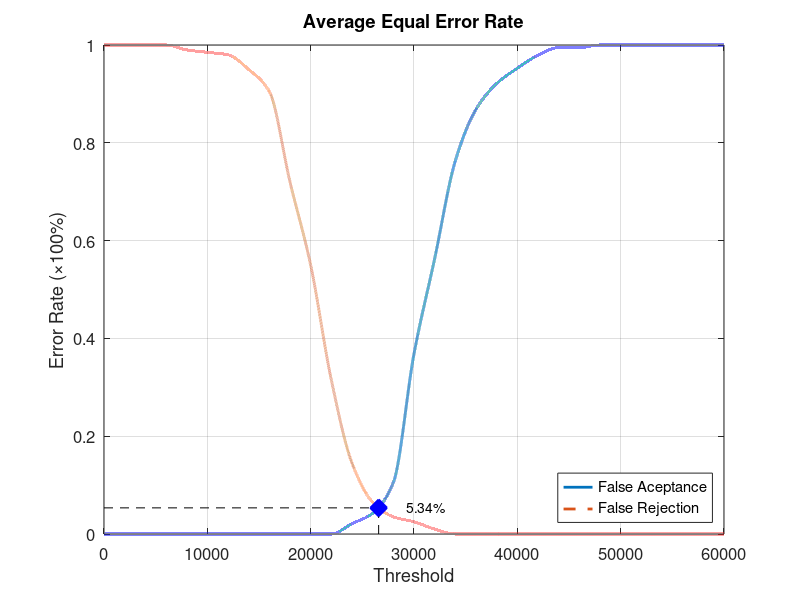
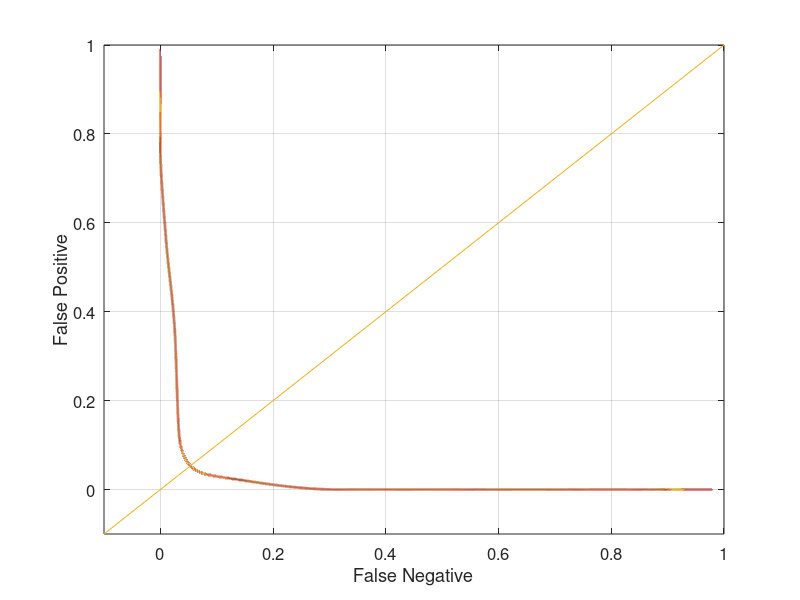

Source code (MATLAB) for these figures, in order:
function yEER = Database3_4
close all;
clear;
clc;
x = 0:2000:60000;
xq = 0:0.5:60000;

y0 = [0 0 0 0 0 0 0 0 0 0 0 0 0.0210526 0.0421053 0.105263 0.368421 0.563158 0.763158 0.868421 0.921053 0.952632 0.978947 0.994737 0.994737 1 1 1 1 1 1 1];
yy0 = interp1(x, y0, xq, 'pchip');
y1 = [1 1 1 1 0.99 0.985 0.98 0.95 0.905 0.72 0.55 0.315 0.145 0.065 0.035 0.025 0.01 0 0 0 0 0 0 0 0 0 0 0 0 0 0];
yy1 = interp1(x, y1, xq, 'pchip');

% Calculating EER: 
y2 = abs(y0 - y1);
find(y2 == min(y2))
yy2 = abs(yy0 - yy1);
xEER = find(yy2 == min(yy2));
xEERIndex = xq(xEER) % X-axis EER
yEER = yy0(xEER) % Y-axis EER

main = figure
plot(xq, yy0,'-','LineWidth', 2);	hold on
plot(xq, yy1,'--','LineWidth', 2);	hold on
plot([xEERIndex xEERIndex], [0 yEER], 'k--');	hold on
plot([0 xEERIndex], [yEER yEER], 'k--');	hold on
plot(xEERIndex, yEER, 'bx', 'LineWidth', 10);	hold on
text(xEERIndex + 10 * xEERIndex / 100, yEER, [num2str(round((10000 * yEER)) / 100) '%'])
legend('False Aceptance', 'False Rejection', 'Location', 'SouthEast')
xlabel('Threshold')
ylabel('Error Rate (\times100%)')
title('Average Equal Error Rate')
set(gca, 'FontSize', 12)
axis([0 60000 0 1])
grid on

print(main, 'Database3_4Main', '-dpng');
FNRxFPR = figure('Color', [1 1 1]);
plot(yy1, yy0, '-', yy1, yy0, 'LineWidth', 2);
hold on
y = -0.1:0.1:1
plot(y, y); 
set(gca, 'FontSize', 12)
xlabel('False Negative')
ylabel('False Positive')
axis([-0.1 1 -0.1 1])
set(gca, 'FontSize', 12)
grid on

print(FNRxFPR, 'Database3_4FNRxFPR','-dpng');
end
